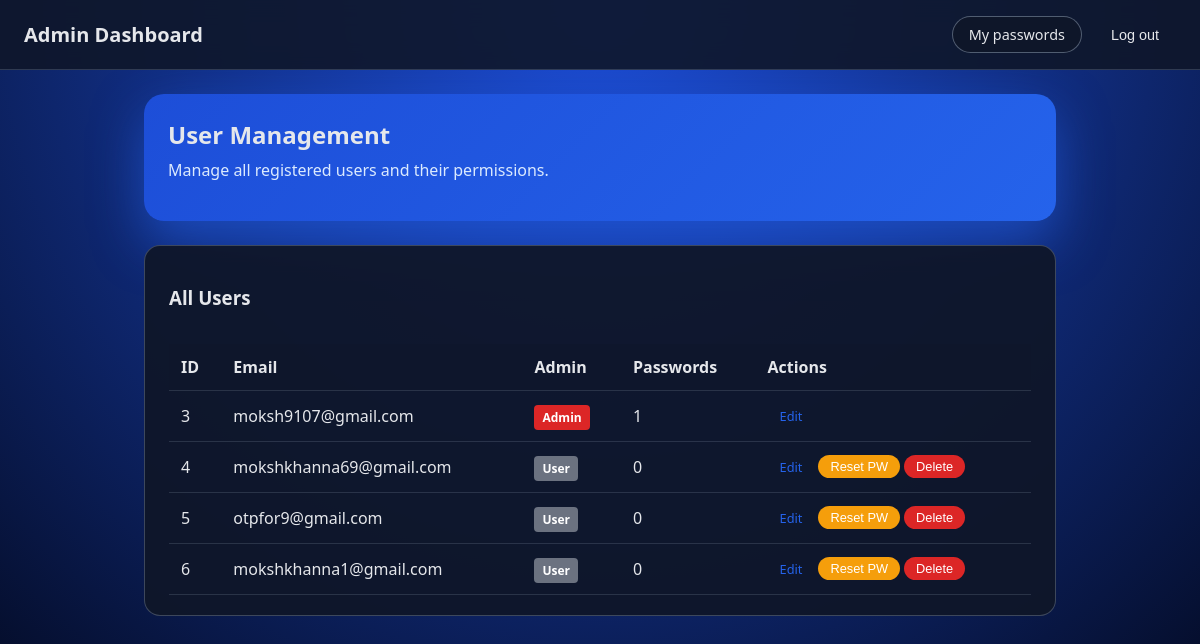
Page /admin/ (signed in) on the committed database.
### models/user.py (models this page shows)
class User(db.Model):
    id = db.Column(db.Integer, primary_key=True)
    email = db.Column(db.String(120), unique=True, nullable=False)
    password_hash = db.Column(db.String(255), nullable=False)
    is_admin = db.Column(db.Boolean, default=False, nullable=False)
    username = db.Column(db.String(80), nullable=True)
    profile_picture = db.Column(db.String(255), nullable=True)
    failed_login_attempts = db.Column(db.Integer, default=0, nullable=False)
    locked_until = db.Column(db.DateTime, nullable=True)
    last_login = db.Column(db.DateTime, nullable=True)
    last_login_ip = db.Column(db.String(45), nullable=True)

### routes/admin_routes.py (the view)
    def decorated_function(*args, **kwargs):
        user_id = session.get("user_id")
        if not user_id:
            return redirect(url_for("auth.login"))
        user = User.query.get(user_id)
        if not user or not user.is_admin:
            flash("Admin access required", "error")
            return redirect(url_for("passwords.list_passwords"))
        return f(*args, **kwargs)

### routes/admin_routes.py (called while the page is built)
def admin_required(f):
    def decorated_function(*args, **kwargs):
        user_id = session.get("user_id")
        if not user_id:
            return redirect(url_for("auth.login"))
        user = User.query.get(user_id)
        if not user or not user.is_admin:
            flash("Admin access required", "error")
            return redirect(url_for("passwords.list_passwords"))
        return f(*args, **kwargs)
    decorated_function.__name__ = f.__name__
    return decorated_function

@admin_bp.route("/")
@admin_required
def admin_dashboard():
    users = User.query.all()
    for user in users:
        user.password_count = Password.query.filter_by(user_id=user.id).count()
    return render_template("admin_dashboard.html", users=users)

### templates/admin_dashboard.html (shortened to what this page needs)
<!DOCTYPE html>
<html lang="en">
<head>
    <link rel="stylesheet" href="{{ url_for('static', filename='style.css') }}">
</head>
<body class="page-body">
    <header class="top-bar">
        <h1 class="app-title">Admin Dashboard</h1>
        <nav class="top-nav">
            <a href="{{ url_for('passwords.list_passwords') }}" class="btn secondary-btn">My passwords</a>
            <form method="post" action="{{ url_for('auth.logout') }}">
                <button type="submit" class="btn ghost-btn">Log out</button>
            </form>
        </nav>
    </header>
    <main class="content">
        <section class="hero">
            <h2>User Management</h2>
            <p>Manage all registered users and their permissions.</p>
        </section>
        <section class="panel">
            <h3>All Users</h3>
            {% if users %}
                <div class="user-table">
                    <table>
                        <thead>
                            <tr>
                                <th>ID</th>
                                <th>Email</th>
                                <th>Admin</th>
                                <th>Passwords</th>
                                <th>Actions</th>
                            </tr>
                        </thead>
                        <tbody>
                            {% for user in users %}
                                <tr>
                                    <td>{{ user.id }}</td>
                                    <td>{{ user.email }}</td>
                                    <td>
                                        {% if user.is_admin %}
                                            <span class="badge admin-badge">Admin</span>
                                        {% else %}
                                            <span class="badge user-badge">User</span>
                                        {% endif %}
                                    </td>
                                    <td>{{ user.password_count }}</td>
                                    <td>
                                        <div class="action-buttons">
                                            <a href="{{ url_for('admin.edit_user', user_id=user.id) }}" class="btn small-btn">Edit</a>
                                            {% if user.id != session.get('user_id') %}
                                                <form method="post" action="{{ url_for('admin.reset_user_password', user_id=user.id) }}" style="display: inline;" onsubmit="return confirm('Reset password for {{ user.email }}?');">
                                                    <button type="submit" class="btn small-btn warning-btn">Reset PW</button>
                                                </form>
                                                <form method="post" action="{{ url_for('admin.delete_user', user_id=user.id) }}" style="display: inline;" onsubmit="return confirm('Are you sure you want to delete {{ user.email }}? This will also delete all their passwords.');">
                                                    <button type="submit" class="btn small-btn danger-btn">Delete</button>
                                                </form>
                                            {% endif %}
                                        </div>
                                    </td>
                                </tr>
                            {% endfor %}
                        </tbody>
                    </table>
                </div>
            {% else %}
                <p class="muted">No users found.</p>
            {% endif %}
        </section>
    </main>
</body>
</html>

### static/style.css (style rules this page uses)
*, *::before, *::after { box-sizing: border-box; }
body { font-family: system-ui, -apple-system, BlinkMacSystemFont, "Segoe UI", sans-serif; margin: 0; padding: 0; color: #0f172a; background: #0f172a; }
a { color: #2563eb; text-decoration: none; }
.page-body { min-height: 100vh; background: radial-gradient(circle at top, #1d4ed8, #020617); color: #e5e7eb; }
.top-bar { display: flex; align-items: center; justify-content: space-between; padding: 1rem 1.5rem; border-bottom: 1px solid rgba(148, 163, 184, 0.25); background: rgba(15, 23, 42, 0.9); backdrop-filter: blur(12px); position: sticky; top: 0; z-index: 10; }
.app-title { margin: 0; font-size: 1.25rem; }
.top-nav { display: flex; gap: 0.75rem; align-items: center; }
.content { padding: 1.5rem; max-width: 960px; margin: 0 auto; }
.hero { padding: 1.5rem; border-radius: 1.25rem; background: linear-gradient(135deg, #1d4ed8, #2563eb); box-shadow: 0 20px 50px rgba(37, 99, 235, 0.55); margin-bottom: 1.5rem; }
.hero h2 { margin: 0 0 0.5rem; }
.hero p { margin: 0 0 1rem; color: #dbeafe; }
.panel { padding: 1.25rem 1.5rem; border-radius: 1rem; background: rgba(15, 23, 42, 0.95); border: 1px solid rgba(148, 163, 184, 0.35); }
.btn { display: inline-flex; align-items: center; justify-content: center; border-radius: 999px; border: none; padding: 0.5rem 1rem; cursor: pointer; font-size: 0.9rem; font-weight: 500; }
.secondary-btn { background: rgba(15, 23, 42, 0.9); color: #e5e7eb; border: 1px solid rgba(148, 163, 184, 0.5); }
.ghost-btn { background: transparent; color: #e5e7eb; border: 1px solid transparent; }
.small-btn { padding: 0.25rem 0.75rem; font-size: 0.8rem; }
.danger-btn { background: #dc2626; color: white; }
.warning-btn { background: #f59e0b; color: white; }
.user-table { overflow-x: auto; }
.user-table table { width: 100%; border-collapse: collapse; margin-top: 1rem; }
.user-table th, .user-table td { padding: 0.75rem; text-align: left; border-bottom: 1px solid rgba(148, 163, 184, 0.2); }
.user-table th { background: rgba(15, 23, 42, 0.5); font-weight: 600; color: #e5e7eb; }
.action-buttons { display: flex; gap: 0.25rem; flex-wrap: wrap; }
.badge { padding: 0.25rem 0.5rem; border-radius: 0.25rem; font-size: 0.75rem; font-weight: 600; }
.admin-badge { background: #dc2626; color: white; }
.user-badge { background: #6b7280; color: white; }

### rows in the picture
User: id "3", email "moksh9107@gmail.com", shows "Admin", password_count "1"
User: id "4", email "mokshkhanna69@gmail.com", is_admin "User", password_count "0"
User: id "5", email "otpfor9@gmail.com", is_admin "User", password_count "0"
User: id "6", email "mokshkhanna1@gmail.com", is_admin "User", password_count "0"
